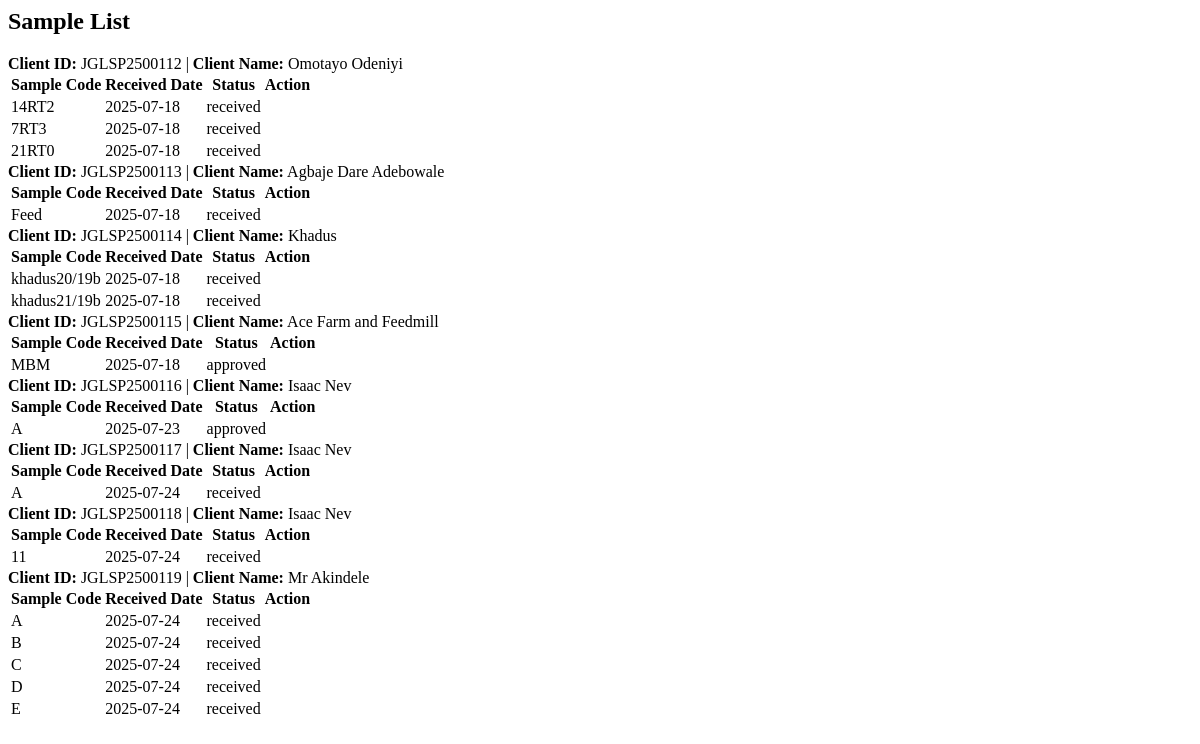
The page /samples/ (signed in) on the database as committed earlier.
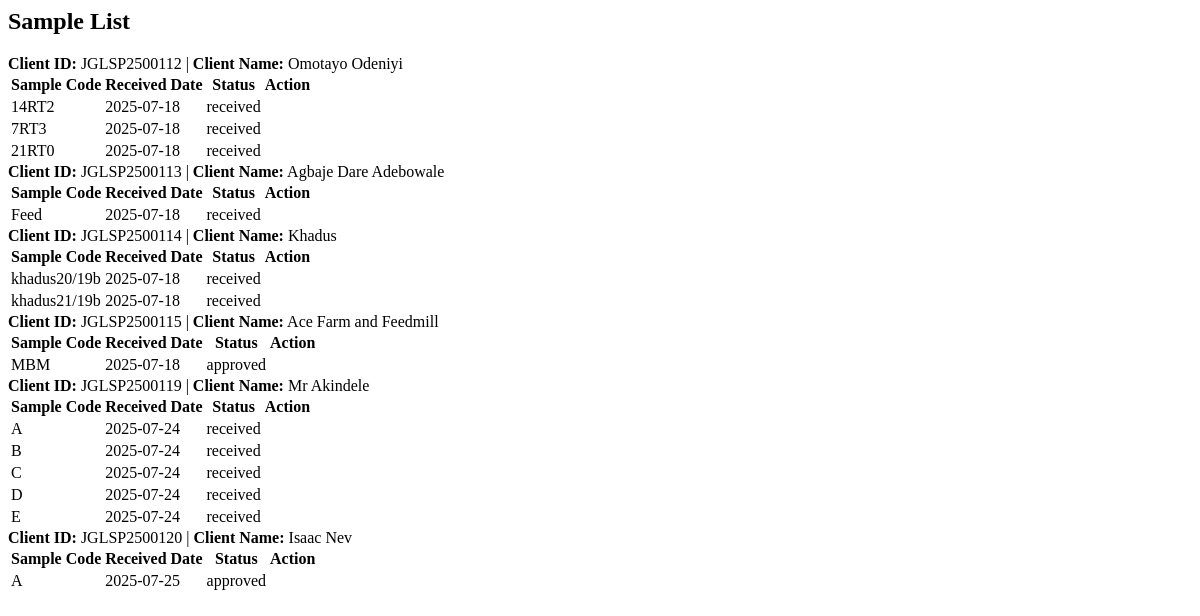
The same page on the database as committed later.
### lims/models/client.py (models this page shows, shortened)
class Client(models.Model):
    client_id = models.CharField(max_length=20, unique=True)
    name = models.CharField(max_length=100)
    organization = models.CharField(max_length=150)
    email = models.EmailField()
    phone = models.CharField(max_length=20)
    address = models.TextField()
    token = models.CharField(max_length=20, unique=True, blank=True)
    created = models.DateTimeField(auto_now_add=True)
    coa_released = models.BooleanField(default=False)
    summary_text = models.TextField(blank=True, null=True)
    summary_confirmed = models.BooleanField(default=False)
    history = HistoricalRecords()

### lims/models/sample.py (models this page shows, shortened)
class Sample(models.Model):
    client = models.ForeignKey(Client, on_delete=models.CASCADE)
    sample_code = models.CharField(max_length=50)
    sample_type = models.CharField(max_length=100)
    weight = models.DecimalField(max_digits=6, decimal_places=2)
    temperature = models.DecimalField(max_digits=5, decimal_places=2, null=True, blank=True)
    humidity = models.DecimalField(max_digits=5, decimal_places=2, null=True, blank=True)
    status = models.CharField(max_length=20, choices=SampleStatus.choices, default=SampleStatus.RECEIVED)
    received_date = models.DateField(auto_now_add=True)
    verified_at = models.DateTimeField(null=True, blank=True)
    coa_released = models.BooleanField(default=False)
    manager_comment = models.TextField(blank=True, null=True)
    history = HistoricalRecords()

### lims/views/clerk_views.py (the view)
# urls.py: path("samples/", views.sample_list, name="sample_list"),
@login_required
def sample_list(request):
    samples = (
        Sample.objects
        .exclude(sample_code__startswith="QC-")
        .select_related("client")
        .order_by("client__client_id", "-received_date")
    )
    return render(request, "lims/clerk/sample_list.html", {"samples": samples})

### lims/templates/lims/clerk/sample_list.html
<div class="container mt-4">
  <h2>Sample List</h2>
  {% regroup samples by client.client_id as client_groups %}
  {% for group in client_groups %}
    <div class="card mb-4">
      <div class="card-header bg-primary text-white">
        <strong>Client ID:</strong> {{ group.grouper }} |
        <strong>Client Name:</strong> {{ group.list.0.client.name }}
      </div>
      <div class="card-body p-0">
        <table class="table table-bordered table-striped table-sm mb-0">
          <thead class="table-light">
            <tr>
              <th>Sample Code</th>
              <th>Received Date</th>
              <th>Status</th>
              <th>Action</th>
            </tr>
          </thead>
          <tbody>
            {% for sample in group.list %}
              <tr>
                <td>{{ sample.sample_code }}</td>
                <td>{{ sample.received_date|date:"Y-m-d" }}</td>
                <td>{{ sample.status }}</td>
              </tr>
            {% endfor %}
          </tbody>
        </table>
      </div>
    </div>
  {% empty %}
    <p class="text-center">No samples found.</p>
  {% endfor %}
</div>

Rows that differ between the two databases and show on the page:
removed Client: grouper "JGLSP2500116"
removed Sample: list.0.client.name "Isaac Nev", sample_code "A", received_date "2025-07-23", status "approved", shown under "JGLSP2500116"
removed Client: grouper "JGLSP2500117"
removed Sample: list.0.client.name "Isaac Nev", sample_code "A", received_date "2025-07-24", status "received", shown under "JGLSP2500117"
removed Client: grouper "JGLSP2500118"
removed Sample: list.0.client.name "Isaac Nev", sample_code "11", received_date "2025-07-24", status "received", shown under "JGLSP2500118"
added Client: grouper "JGLSP2500120"
added Sample: list.0.client.name "Isaac Nev", sample_code "A", received_date "2025-07-25", status "approved", shown under "JGLSP2500120"
Other text that changed with them:
new list line: "Client ID: | Client Name: Sample Code Received Date Status Action"
list line gone: "Client ID: | Client Name: Sample Code Received Date Status Action"
